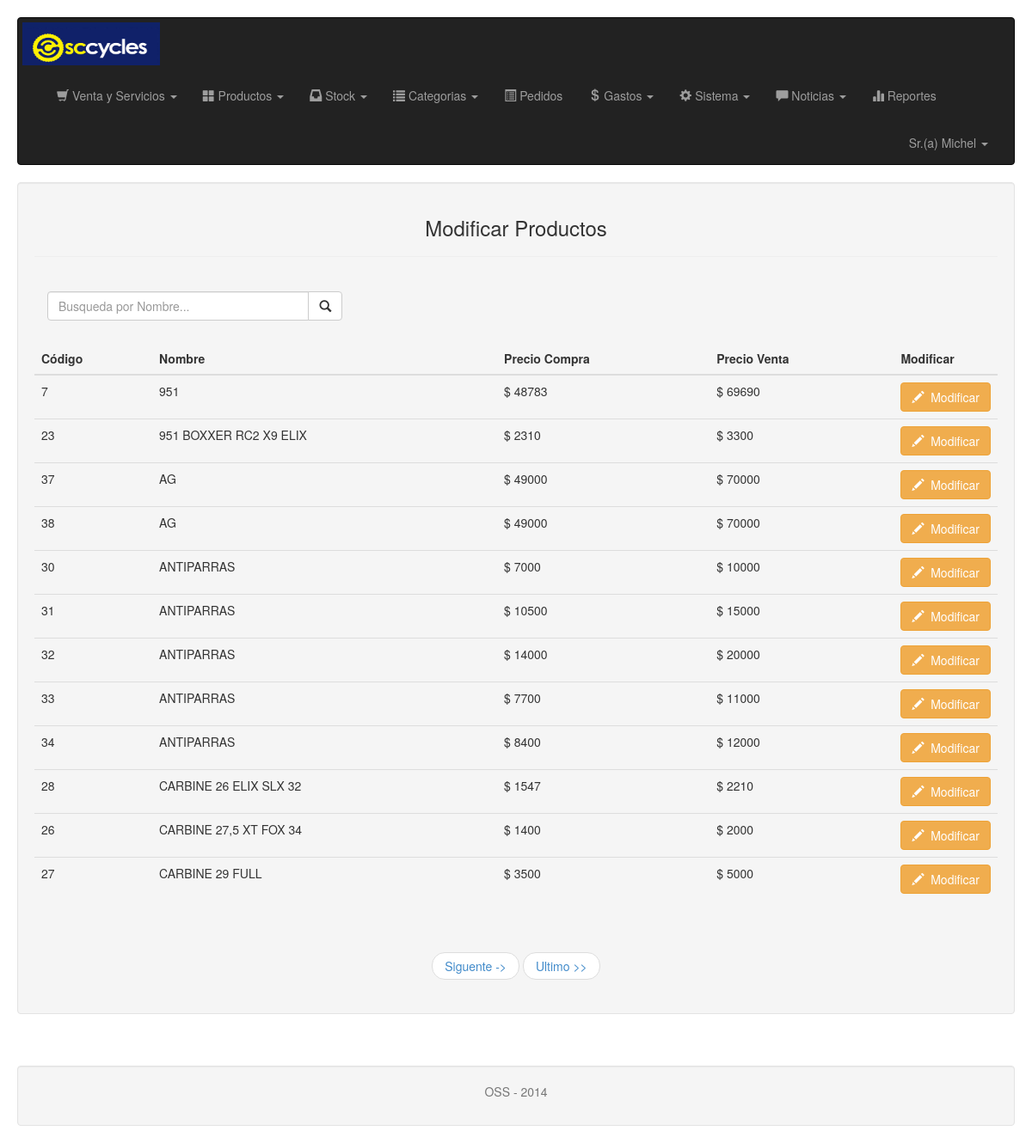
The app's page /admin/vista/vista_modificar_producto.php (signed in) with its own data.
### tables this page shows
CREATE TABLE Productos
(
  pro_cod Varchar(14) NOT NULL,
  pro_nombre Varchar(200) NOT NULL,
  pro_precio_venta Int NOT NULL,
  pro_precio_compra Int NOT NULL,
  pro_imagen Varchar(200),
  pro_peso Int NOT NULL,
  pro_talla Varchar(10),
  pro_color Varchar(10),
  pro_descripcion Varchar(500),
  pro_estado Int NOT NULL,
  cat_id Int,
  marca_id Int,
 PRIMARY KEY (pro_cod)
);

### admin/modelo/modelo_productos.php (called while the page is built, shortened)
<?php
function conectar()
{
    $link=mysql_connect('localhost','root','') or die("Error en la Conexion.");
    return $link;
}
function muestraProductos($start,$reg)
{
    $link=conectar();
    $a=array();
    $x=0;
    $sql=("SELECT * FROM productos WHERE pro_estado = 1 ORDER BY pro_nombre ASC
			LIMIT " . $start . "," . $reg);
    $res=mysql_query($sql, $link) or die("Error en: $sql: " . mysql_error());
    while($f=mysql_fetch_assoc($res))
    {
        $a[$x]=$f;
        $x++;
    }
    return $a;
}
function cuentaProductos()
{
    $link = conectar();
    $sql ="SELECT * FROM productos WHERE pro_estado = 1";
    $res = mysql_query($sql, $link) or die("Error en: $sql: " . mysql_error());
    $x= mysql_num_rows($res);
    return $x;
}
?>

### admin/vista/vista_modificar_producto.php (the view, shortened to what this page needs)
<?php
include('../modelo/modelo_productos.php');
$cont = cuentaProductos();
if(isset($_GET['page'])){
  $page = preg_replace("#[^0-9]#","",$_GET['page']);
}
else {
  $page = 1;
}
$reg = 12;
$last = ceil($cont/$reg);
$start=(($page-1)*$reg);
$res = muestraProductos($start,$reg);
if($last!=1){
if($page!=$last){
  $next = $page + 1;
  $paginador2 = '<a href="vista_modificar_producto.php?page='.$next.'">Siguente -></a>';
  $paginadorL = '<a href="vista_modificar_producto.php?page='.$last.'">Ultimo >></a>';
}
}
?>
<!DOCTYPE html>
<html lang="en">
  <head>
    <link rel="stylesheet" type="text/css" href="../css/bootstrap.css"  />
 </head>
  <body>
          <div class="well" style="height:auto;">
           <h3 class="text-center">Modificar Productos</h3><hr>
           <br>
            <form id="iform" name="iform">
           <div class="col-xs-6 col-md-4">
            <div class="input-group">
            <input type="text" id="txt_consulta" name="txt_consulta" class="form-control" placeholder="Busqueda por Nombre..." required/>
                <div class="input-group-btn">
                 <button type="submit" class="btn btn-default" id="btn_consulta">
                  <span class="glyphicon glyphicon-search"></span>
                  </button>
                </div>
            </div>
          </div>
          </form>
           <br>
           <br>
           <br>
          <table class="table">
            <thead>
                    <tr>
                        <th>
                            Código
                        </th>
                        <th>
                            Nombre
                        </th>
                        <th>
                            Precio Compra
                        </th>
                        <th>
                            Precio Venta
                        </th>
                        <th>
                            Modificar
                        </th>
                    </tr>
            </thead>
            <tbody>
                 <?php
           if(isset($_GET['txt_consulta']))
          {
              $res2 = muestraProductosnom($_GET['txt_consulta']);
              foreach ($res2 as $f) { ?>
                 <tr>
                     <th style="font-weight:100"><?php echo $f['pro_cod']; ?></th>
                     <th style="font-weight:100"><?php echo $f['pro_nombre']; ?></th>
                     <th style="font-weight:100">$ <?php echo $f['pro_precio_compra']; ?></th>
                     <th style="font-weight:100">$ <?php echo $f['pro_precio_venta']; ?></th>
                     <th width="30px"><a href="vista_modificar_producto.php?codigo=<?php print($f['pro_cod'])?>" class="btn btn-warning"><span class="glyphicon glyphicon-pencil"></span>&nbsp Modificar</a></th>
                 </tr>
           <?php
             }
        }
              else
              {
                ?>
            <?php if($res==true) { ?>
<?php
      foreach($res as $f)
    {
?>
          <tr>
              <th style="font-weight:100"><?php echo $f['pro_cod']; ?></th>
              <th style="font-weight:100"><?php echo $f['pro_nombre']; ?></th>
              <th style="font-weight:100">$ <?php echo $f['pro_precio_compra']; ?></th>
              <th style="font-weight:100">$ <?php echo $f['pro_precio_venta']; ?></th>
              <th width="30px"><a href="vista_modificar_producto.php?codigo=<?php print($f['pro_cod'])?>" class="btn btn-warning"><span class="glyphicon glyphicon-pencil"></span>&nbsp Modificar</a></th>
          </tr>
<?php
    }
?>
            </tbody>
             <?php }
             else
             {
                echo ("<tr><td><h4>&nbsp;&nbsp;&nbsp;No hay Productos</h4></td></tr>");
             }   }?>
           </table>
              <?php include('/includes/paginador.php');  ?>
             <?php include('/includes/footer.php');  ?>
  </body>
</html>

### records on screen
productos: pro_cod "7", pro_nombre "951", pro_precio_compra "48783", pro_precio_venta "69690"
productos: pro_cod "23", pro_nombre "951 BOXXER RC2 X9 ELIX", pro_precio_compra "2310", pro_precio_venta "3300"
productos: pro_cod "37", pro_nombre "AG", pro_precio_compra "49000", pro_precio_venta "70000"
productos: pro_cod "38", pro_nombre "AG", pro_precio_compra "49000", pro_precio_venta "70000"
productos: pro_cod "30", pro_nombre "ANTIPARRAS", pro_precio_compra "7000", pro_precio_venta "10000"
productos: pro_cod "31", pro_nombre "ANTIPARRAS", pro_precio_compra "10500", pro_precio_venta "15000"
productos: pro_cod "32", pro_nombre "ANTIPARRAS", pro_precio_compra "14000", pro_precio_venta "20000"
productos: pro_cod "33", pro_nombre "ANTIPARRAS", pro_precio_compra "7700", pro_precio_venta "11000"
productos: pro_cod "34", pro_nombre "ANTIPARRAS", pro_precio_compra "8400", pro_precio_venta "12000"
productos: pro_cod "28", pro_nombre "CARBINE 26 ELIX SLX 32", pro_precio_compra "1547", pro_precio_venta "2210"
productos: pro_cod "26", pro_nombre "CARBINE 27,5 XT FOX 34", pro_precio_compra "1400", pro_precio_venta "2000"
productos: pro_cod "27", pro_nombre "CARBINE 29 FULL", pro_precio_compra "3500", pro_precio_venta "5000"

### other values on screen
$_SESSION['usu_nombre'] "Michel"
